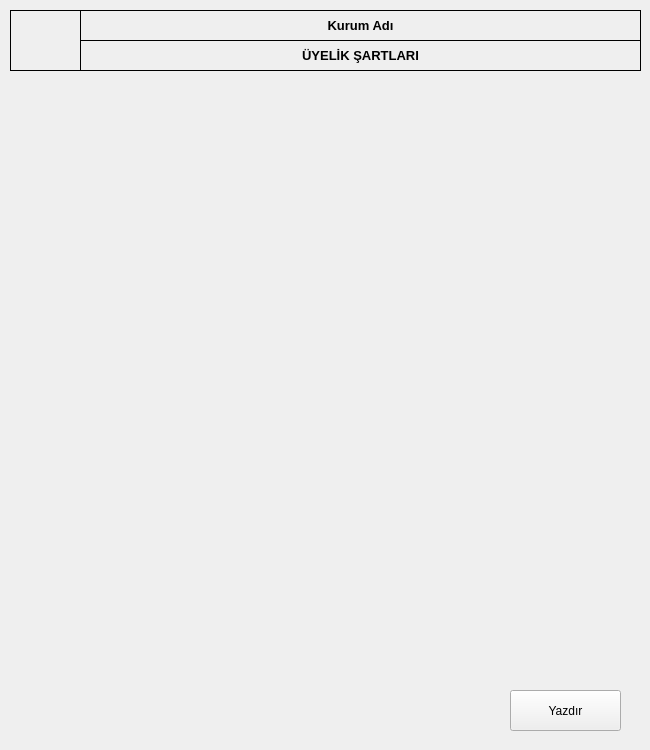
<?xml version="1.0" encoding="UTF-8"?>
<ui version="4.0">
 <class>MemberRulesConditions</class>
 <widget class="QDialog" name="MemberRulesConditions">
  <property name="geometry">
   <rect>
    <x>0</x>
    <y>0</y>
    <width>650</width>
    <height>750</height>
   </rect>
  </property>
  <property name="sizePolicy">
   <sizepolicy hsizetype="Fixed" vsizetype="Fixed">
    <horstretch>0</horstretch>
    <verstretch>0</verstretch>
   </sizepolicy>
  </property>
  <property name="minimumSize">
   <size>
    <width>650</width>
    <height>750</height>
   </size>
  </property>
  <property name="maximumSize">
   <size>
    <width>650</width>
    <height>750</height>
   </size>
  </property>
  <property name="windowTitle">
   <string>MembershipForm</string>
  </property>
  <widget class="QLabel" name="labelOrgLogo">
   <property name="geometry">
    <rect>
     <x>10</x>
     <y>10</y>
     <width>71</width>
     <height>61</height>
    </rect>
   </property>
   <property name="frameShape">
    <enum>QFrame::Box</enum>
   </property>
   <property name="text">
    <string/>
   </property>
   <property name="pixmap">
    <pixmap>:/Fotos/logo.JPG</pixmap>
   </property>
   <property name="scaledContents">
    <bool>true</bool>
   </property>
   <property name="alignment">
    <set>Qt::AlignCenter</set>
   </property>
  </widget>
  <widget class="QLabel" name="labelOrgName">
   <property name="geometry">
    <rect>
     <x>80</x>
     <y>10</y>
     <width>561</width>
     <height>31</height>
    </rect>
   </property>
   <property name="font">
    <font>
     <pointsize>10</pointsize>
     <weight>75</weight>
     <bold>true</bold>
    </font>
   </property>
   <property name="frameShape">
    <enum>QFrame::Box</enum>
   </property>
   <property name="text">
    <string>Kurum Adı</string>
   </property>
   <property name="alignment">
    <set>Qt::AlignCenter</set>
   </property>
  </widget>
  <widget class="QLabel" name="labelHeaderMemberRecord">
   <property name="geometry">
    <rect>
     <x>80</x>
     <y>40</y>
     <width>561</width>
     <height>31</height>
    </rect>
   </property>
   <property name="font">
    <font>
     <pointsize>10</pointsize>
     <weight>75</weight>
     <bold>true</bold>
    </font>
   </property>
   <property name="frameShape">
    <enum>QFrame::Box</enum>
   </property>
   <property name="text">
    <string>ÜYELİK ŞARTLARI</string>
   </property>
   <property name="alignment">
    <set>Qt::AlignCenter</set>
   </property>
  </widget>
  <widget class="QToolButton" name="toolButtonPrint">
   <property name="geometry">
    <rect>
     <x>510</x>
     <y>690</y>
     <width>111</width>
     <height>41</height>
    </rect>
   </property>
   <property name="text">
    <string>Yazdır</string>
   </property>
   <property name="icon">
    <iconset>
     <normaloff>:/Fotos/printer.png</normaloff>:/Fotos/printer.png</iconset>
   </property>
   <property name="iconSize">
    <size>
     <width>32</width>
     <height>32</height>
    </size>
   </property>
   <property name="toolButtonStyle">
    <enum>Qt::ToolButtonTextBesideIcon</enum>
   </property>
  </widget>
 </widget>
 <layoutdefault spacing="6" margin="11"/>
 <resources>
  <include location="../Resources/bys.qrc"/>
  <include location="../Resources/dernekyonetimkaynak.qrc"/>
 </resources>
 <connections/>
</ui>
